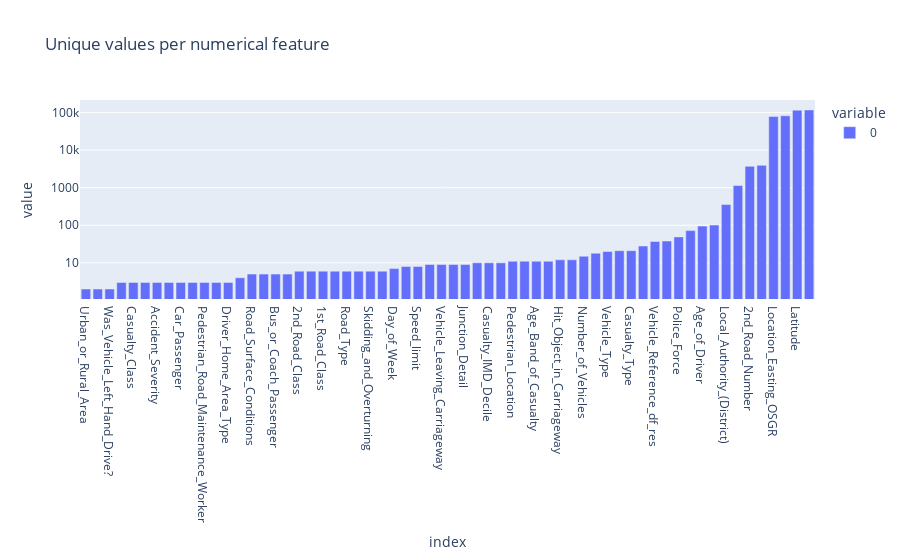

Notebook cell for this chart:
### Markdown cell above
#### 1.2 Structure of numerical features

### Code cell
unique_values = df_X.select_dtypes(include="number").nunique().sort_values()
unique_values.plot.bar(title="Unique values per numerical feature", log_y=True)

### Figure 1 — Plotly figure (JSON) as saved in the notebook; plotly's stock layout.template omitted (floating-point values rounded to 4 significant figures)
{"data": [{"alignmentgroup": "True", "hovertemplate": "variable=0<br>index=%{x}<br>value=%{y}<extra></extra>", "legendgroup": "0", "marker": {"color": "#636efa", "pattern": {"shape": ""}}, "name": "0", "offsetgroup": "0", "orientation": "v", "showlegend": true, "textposition": "auto", "type": "bar", "x": ["Urban_or_Rural_Area", "Sex_of_Casualty", "Was_Vehicle_Left_Hand_Drive?", "Did_Police_Officer_Attend_Scene_of_Accident", "Casualty_Class", "Sex_of_Driver", "Accident_Severity", "Casualty_Severity", "Car_Passenger", "Casualty_Home_Area_Type", "Pedestrian_Road_Maintenance_Worker", "Pedestrian_Crossing-Human_Control", "Driver_Home_Area_Type", "Junction_Control", "Road_Surface_Conditions", "1st_Point_of_Impact", "Bus_or_Coach_Passenger", "Light_Conditions", "2nd_Road_Class", "Pedestrian_Crossing-Physical_Facilities", "1st_Road_Class", "Carriageway_Hazards", "Road_Type", "Journey_Purpose_of_Driver", "Skidding_and_Overturning", "Towing_and_Articulation", "Day_of_Week", "Special_Conditions_at_Site", "Speed_limit", "Weather_Conditions", "Vehicle_Leaving_Carriageway", "Junction_Location", "Junction_Detail", "Pedestrian_Movement", "Casualty_IMD_Decile", "Vehicle_Location-Restricted_Lane", "Pedestrian_Location", "Propulsion_Code", "Age_Band_of_Casualty", "Age_Band_of_Driver", "Hit_Object_in_Carriageway", "Hit_Object_off_Carriageway", "Number_of_Vehicles", "Vehicle_Manoeuvre", "Vehicle_Type", "Number_of_Casualties", "Casualty_Type", "Vehicle_Reference_df", "Vehicle_Reference_df_res", "Casualty_Reference", "Police_Force", "Age_of_Vehicle", "Age_of_Driver", "Age_of_Casualty", "Local_Authority_(District)", "Engine_Capacity_(CC)", "2nd_Road_Number", "1st_Road_Number", "Location_Easting_OSGR", "Location_Northing_OSGR", "Latitude", "Longitude"], "xaxis": "x", "y": [2, 2, 2, 3, 3, 3, 3, 3, 3, 3, 3, 3, 3, 4, 5, 5, 5, 5, 6, 6, 6, 6, 6, 6, 6, 6, 7, 8, 8, 9, 9, 9, 9, 10, 10, 10, 11, 11, 11, 11, 12, 12, 15, 18, 20, 21, 21, 28, 37, 38, 49, 72, 95, 101, 356, 1140, 3707, 3938, 78609, 82205, 116292, 117588], "yaxis": "y"}], "layout": {"barmode": "relative", "legend": {"title": {"text": "variable"}, "tracegroupgap": 0}, "title": {"text": "Unique values per numerical feature"}, "xaxis": {"anchor": "y", "domain": [0, 1], "title": {"text": "index"}}, "yaxis": {"anchor": "x", "domain": [0, 1], "title": {"text": "value"}, "type": "log"}}}
